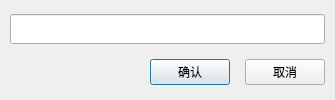
<?xml version="1.0" encoding="UTF-8"?>
<ui version="4.0">
 <class>portInputDialog</class>
 <widget class="QDialog" name="portInputDialog">
  <property name="geometry">
   <rect>
    <x>0</x>
    <y>0</y>
    <width>335</width>
    <height>100</height>
   </rect>
  </property>
  <property name="minimumSize">
   <size>
    <width>335</width>
    <height>100</height>
   </size>
  </property>
  <property name="maximumSize">
   <size>
    <width>335</width>
    <height>100</height>
   </size>
  </property>
  <property name="windowTitle">
   <string>输入服务器端口号</string>
  </property>
  <layout class="QHBoxLayout" name="horizontalLayout_4">
   <property name="leftMargin">
    <number>10</number>
   </property>
   <property name="topMargin">
    <number>10</number>
   </property>
   <property name="rightMargin">
    <number>10</number>
   </property>
   <property name="bottomMargin">
    <number>10</number>
   </property>
   <item>
    <widget class="QWidget" name="widget" native="true">
     <layout class="QHBoxLayout" name="horizontalLayout_3">
      <property name="spacing">
       <number>0</number>
      </property>
      <property name="leftMargin">
       <number>0</number>
      </property>
      <property name="topMargin">
       <number>0</number>
      </property>
      <property name="rightMargin">
       <number>0</number>
      </property>
      <property name="bottomMargin">
       <number>0</number>
      </property>
      <item>
       <layout class="QVBoxLayout" name="verticalLayout">
        <property name="spacing">
         <number>11</number>
        </property>
        <item>
         <layout class="QHBoxLayout" name="horizontalLayout">
          <property name="spacing">
           <number>15</number>
          </property>
          <item>
           <widget class="QLineEdit" name="portEdit">
            <property name="minimumSize">
             <size>
              <width>0</width>
              <height>30</height>
             </size>
            </property>
            <property name="maximumSize">
             <size>
              <width>16777215</width>
              <height>30</height>
             </size>
            </property>
           </widget>
          </item>
         </layout>
        </item>
        <item>
         <layout class="QHBoxLayout" name="horizontalLayout_2">
          <property name="spacing">
           <number>15</number>
          </property>
          <item>
           <spacer name="horizontalSpacer">
            <property name="orientation">
             <enum>Qt::Horizontal</enum>
            </property>
            <property name="sizeHint" stdset="0">
             <size>
              <width>40</width>
              <height>20</height>
             </size>
            </property>
           </spacer>
          </item>
          <item>
           <widget class="QPushButton" name="okButton">
            <property name="text">
             <string>确认</string>
            </property>
           </widget>
          </item>
          <item>
           <widget class="QPushButton" name="cancelButton">
            <property name="text">
             <string>取消</string>
            </property>
           </widget>
          </item>
         </layout>
        </item>
       </layout>
      </item>
     </layout>
    </widget>
   </item>
  </layout>
 </widget>
 <resources/>
 <connections>
  <connection>
   <sender>okButton</sender>
   <signal>clicked()</signal>
   <receiver>portInputDialog</receiver>
   <slot>accept()</slot>
   <hints>
    <hint type="sourcelabel">
     <x>158</x>
     <y>72</y>
    </hint>
    <hint type="destinationlabel">
     <x>48</x>
     <y>95</y>
    </hint>
   </hints>
  </connection>
  <connection>
   <sender>cancelButton</sender>
   <signal>clicked()</signal>
   <receiver>portInputDialog</receiver>
   <slot>reject()</slot>
   <hints>
    <hint type="sourcelabel">
     <x>263</x>
     <y>73</y>
    </hint>
    <hint type="destinationlabel">
     <x>236</x>
     <y>95</y>
    </hint>
   </hints>
  </connection>
 </connections>
</ui>
